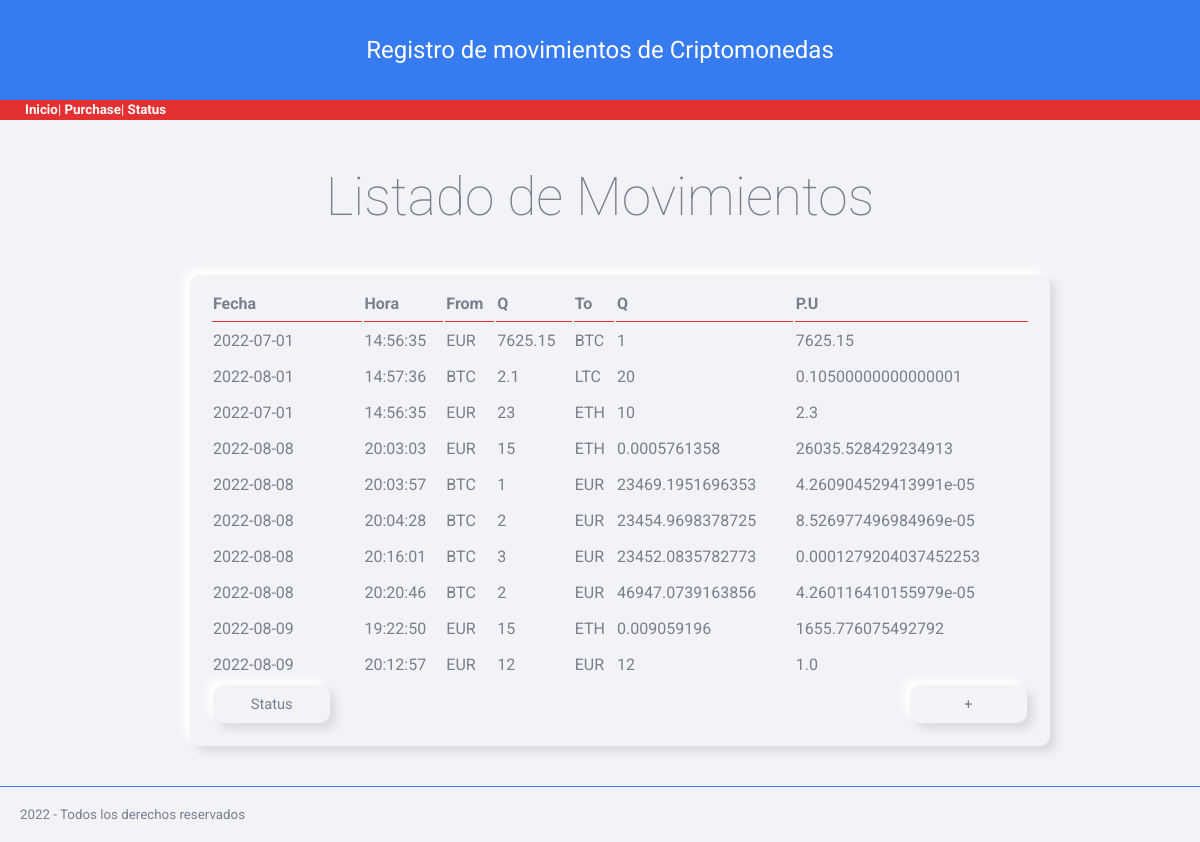
Before: / with the older database file.
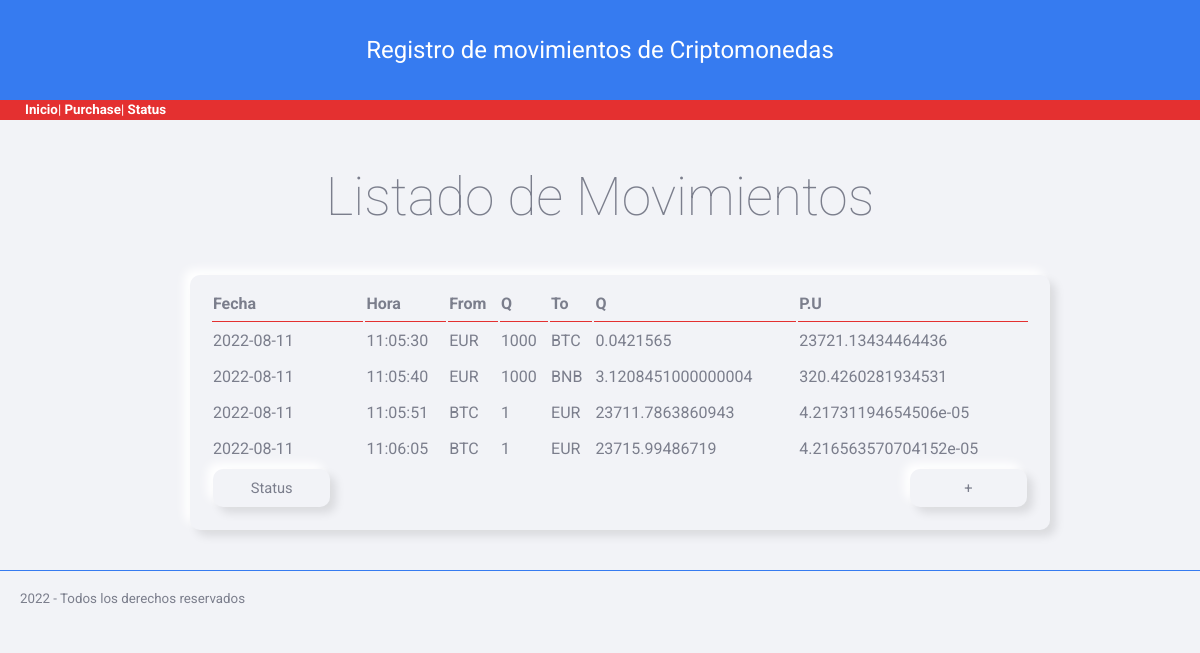
After: the same page with the newer database file.
### tables this page shows
CREATE TABLE "movimientos" (
	"id"	INTEGER NOT NULL,
	"date"	TEXT,
	"time"	TEXT,
	"moneda_from"	TEXT,
	"cantidad_from"	NUMERIC,
	"moneda_to"	TEXT,
	"cantidad_to"	NUMERIC,
	PRIMARY KEY("id" AUTOINCREMENT)
);

### money/views.py (the view)
@app.route("/")
def inicio():
    db = DBManager(RUTA)
    movimientos = db.consultaSQL("SELECT * from movimientos")
    return render_template("inicio.html", movs=movimientos)

### money/models.py (called while the page is built)
    def consultaSQL(self, consulta):
        conexion = sqlite3.connect(self.ruta)
        cursor = conexion.cursor()
        cursor.execute(consulta)
        self.movimientos = []
        nombres_columnas = []
        for desc_columna in cursor.description:
            nombres_columnas.append(desc_columna[0])
        datos = cursor.fetchall()
        for dato in datos:
            movimiento = {}
            indice = 0
            for nombre in nombres_columnas:
                movimiento[nombre] = dato[indice]
                indice += 1
            self.movimientos.append(movimiento)
        conexion.close()
        return self.movimientos

### money/templates/inicio.html (shortened to what this page needs)
{% extends "base.html" %}
{%  block page_title %}
Listado de Movimientos
{% endblock %}
{% block contenido %}
{{ super ()}}
    <table class="paper">
        <tr>
            <th class="cabecera_tabla">Fecha</th>
            <th class="cabecera_tabla">Hora</th>
            <th class="cabecera_tabla">From</th>
            <th class="cabecera_tabla">Q</th>
            <th class="cabecera_tabla">To</th>
            <th class="cabecera_tabla">Q</th>
            <th class="cabecera_tabla">P.U</th>
        </tr>
        {% if movs %}
            {% for mov in movs %}
            <tr>
                <td>{{mov.date}}</td>
                <td>{{mov.time}}</td>
                <td>{{mov.moneda_from}}</td>
                <td>{{mov.cantidad_from}}</td>
                <td>{{mov.moneda_to}}</td>
                <td>{{mov.cantidad_to}}</td>
                <td>{{mov.cantidad_from / mov.cantidad_to}}</td>
            </tr>
            {% endfor %}
        {% else %}
        <tr>
            <td colspan="4">No hay movimientos que mostrar</td>
        </tr>
        {% endif %}
        <tr>
            <td>
                <a href="/status">
                    <button type="button" name="return" id="return">Status</button>
                </a>
            </td>
            <td></td>
            <td></td>
            <td></td>
            <td></td>
            <td></td>
            <td align="right">
                <a href="/purchase">
                   <button type="submit" name="return" id="return">+</button>
                </a>
            </td>
        </tr>
    </table>
{% endblock %}

### money/templates/base.html (shortened to what this page needs)
<!DOCTYPE html>
<html lang="en">
<head>
    <link rel="stylesheet" href="static/css/skeuos.css">
    <link rel="stylesheet" href="static/css/styles.css">
</head>
<body>
    <header>
        Registro de movimientos de Criptomonedas
    </header>
    <nav class="main_menu">
        <a href="/">Inicio</a>|<a href="\purchase"> Purchase</a>| <a href="\status"> Status</a>
    </nav>
    <main>
        {% block contenido %}
        <h1 class="main_page_title">{% block page_title %}{% endblock %}</h1>
        {% endblock %}
    </main>
    <footer class="pie_de_pagina">2022 - Todos los derechos reservados</footer>
</body>
</html>

### money/static/css/skeuos.css (style rules this page uses)
:root { --bg-color: #f2f3f7; --fg-color: #7b7e8c; --red: #E43030; --green: #19A187; --blue: #367bf0; --dark-blue: #265AB1; --maroon: #B8174C; --purple: #8C42AB; }
* { box-sizing: border-box; outline: none; -webkit-touch-callout: none; -webkit-appearance: none; -webkit-tap-highlight-color: transparent !important; -webkit-tap-highlight-color: rgba(0, 0, 0, 0) !important; -webkit-touch-callout: none; font-family: 'Roboto', sans-serif; letter-spacing: 0; }
html, body { background-color: #f2f3f7; color: #7b7e8c; margin: 0; padding: 0; font-size: 10pt; height: 100%; cursor: default; user-select: none; -webkit-user-select: none; -khtml-user-select: none; -moz-user-select: none; -ms-user-select: none; }
.with-shadow, .outset, button, .checktext input + span, .blue-button, .checktext input:checked + span, button.blue-button, .green-button, button.green-button, .green-button.blue-button, .red-button, button.red-button, .red-button.blue-button, .red-button.green-button, input[type="button"], input[type="submit"], input[type="reset"], select, input[type="text"]:not(select):focus, input[type="search"]:not(select):focus, input[type="tel"]:not(select):focus, input[type="url"]:not(select):focus, input[type="email"]:not(select):focus, input[type="password"]:not(select):focus, input[type="date"]:not(select):focus, input[type="month"]:not(select):focus, input[type="week"]:not(select):focus, input[type="time"]:not(select):focus, input[type="number"]:not(select):focus, input[type="color"]:not(select):focus, select:not(select):focus, textarea:not(select):focus, .paper { box-shadow: 6px 6px 10px rgba(0, 0, 0, 0.1), -6px -6px 10px white; }
.outset, button, .checktext input + span, .blue-button, .checktext input:checked + span, button.blue-button, .green-button, button.green-button, .green-button.blue-button, .red-button, button.red-button, .red-button.blue-button, .red-button.green-button, input[type="button"], input[type="submit"], input[type="reset"], select, input[type="text"]:not(select):focus, input[type="search"]:not(select):focus, input[type="tel"]:not(select):focus, input[type="url"]:not(select):focus, input[type="email"]:not(select):focus, input[type="password"]:not(select):focus, input[type="date"]:not(select):focus, input[type="month"]:not(select):focus, input[type="week"]:not(select):focus, input[type="time"]:not(select):focus, input[type="number"]:not(select):focus, input[type="color"]:not(select):focus, select:not(select):focus, textarea:not(select):focus, .paper { border-radius: 10px; background: #f2f3f7; }
.paper { padding: 10px 20px 20px; margin-top: 20px; min-height: 100px; font-size: 1.2em; background: #f2f3f7; }
section, article, .section, .article, .paper { line-height: 2em; word-wrap: break-word; word-break: normal; line-height: 2em; }
button, .checktext input + span, .blue-button, .checktext input:checked + span, button.blue-button, .green-button, button.green-button, .green-button.blue-button, .red-button, button.red-button, .red-button.blue-button, .red-button.green-button, input[type="button"], input[type="submit"], input[type="reset"] { border: 0; text-transform: capitalize; padding: 10px 0; width: 8em; text-align: center; cursor: pointer; color: inherit; font-size: 1.1rem; transition-property: background-color, box-shadow; transition-delay: .2s; transition-duration: .2s; }
a, a:link, a:visited, a:hover a:active { cursor: pointer; font-weight: bold; color: #367bf0; font-weight: bold; text-decoration: none; }
h1, h2, h3, h4, h5, h6 { line-height: 1.5em; }
h1 { font-size: 4em; font-weight: lighter; margin: .7em 0; }

### money/static/css/styles.css (style rules this page uses)
header { background-color: #367bf0; color: white; height: 100px; font-size: x-large; line-height: 100px; text-align: center; }
nav { background-color: #E43030; color: white; height: 20px; line-height: 20px; padding-left: 25px; }
main { max-width: 900px; margin: auto; padding: 0 20px; }
table.paper { width: 100%; margin: 10px 20px; }
.cabecera_tabla { border-bottom: #E43030 1px solid; text-align: left; }
.pie_de_pagina { margin-top: 40px; padding: 20px; border-top: #367bf0 solid 1px; }
nav.main_menu a { color: white; }
h1.main_page_title { text-align: center; }
button { color: #7b7e8c; }

Changed rows visible on the page:
removed movimientos: date "2022-07-01", time "14:56:35", moneda_from "EUR", cantidad_from "7625.15", moneda_to "BTC", cantidad_to "1", mov.cantidad_from/mov.cantidad_to "7625.15"
removed movimientos: date "2022-08-01", time "14:57:36", moneda_from "BTC", cantidad_from "2.1", moneda_to "LTC", cantidad_to "20", mov.cantidad_from/mov.cantidad_to "0.10500000000000001"
removed movimientos: date "2022-07-01", time "14:56:35", moneda_from "EUR", cantidad_from "23", moneda_to "ETH", cantidad_to "10", mov.cantidad_from/mov.cantidad_to "2.3"
removed movimientos: date "2022-08-08", time "20:03:03", moneda_from "EUR", cantidad_from "15", moneda_to "ETH", cantidad_to "0.0005761358", mov.cantidad_from/mov.cantidad_to "26035.528429234913"
removed movimientos: date "2022-08-08", time "20:03:57", moneda_from "BTC", cantidad_from "1", moneda_to "EUR", cantidad_to "23469.1951696353", mov.cantidad_from/mov.cantidad_to "4.260904529413991e-05"
removed movimientos: date "2022-08-08", time "20:04:28", moneda_from "BTC", cantidad_from "2", moneda_to "EUR", cantidad_to "23454.9698378725", mov.cantidad_from/mov.cantidad_to "8.526977496984969e-05"
removed movimientos: date "2022-08-08", time "20:16:01", moneda_from "BTC", cantidad_from "3", moneda_to "EUR", cantidad_to "23452.0835782773", mov.cantidad_from/mov.cantidad_to "0.0001279204037452253"
removed movimientos: date "2022-08-08", time "20:20:46", moneda_from "BTC", cantidad_from "2", moneda_to "EUR", cantidad_to "46947.0739163856", mov.cantidad_from/mov.cantidad_to "4.260116410155979e-05"
removed movimientos: date "2022-08-09", time "19:22:50", moneda_from "EUR", cantidad_from "15", moneda_to "ETH", cantidad_to "0.009059196", mov.cantidad_from/mov.cantidad_to "1655.776075492792"
removed movimientos: date "2022-08-09", time "20:12:57", moneda_from "EUR", cantidad_from "12", moneda_to "EUR", cantidad_to "12", mov.cantidad_from/mov.cantidad_to "1.0"
added movimientos: date "2022-08-11", time "11:05:30", moneda_from "EUR", cantidad_from "1000", moneda_to "BTC", cantidad_to "0.0421565", mov.cantidad_from/mov.cantidad_to "23721.13434464436"
added movimientos: date "2022-08-11", time "11:05:40", moneda_from "EUR", cantidad_from "1000", moneda_to "BNB", cantidad_to "3.1208451000000004", mov.cantidad_from/mov.cantidad_to "320.4260281934531"
added movimientos: date "2022-08-11", time "11:05:51", moneda_from "BTC", cantidad_from "1", moneda_to "EUR", cantidad_to "23711.7863860943", mov.cantidad_from/mov.cantidad_to "4.21731194654506e-05"
added movimientos: date "2022-08-11", time "11:06:05", moneda_from "BTC", cantidad_from "1", moneda_to "EUR", cantidad_to "23715.99486719", mov.cantidad_from/mov.cantidad_to "4.216563570704152e-05"
